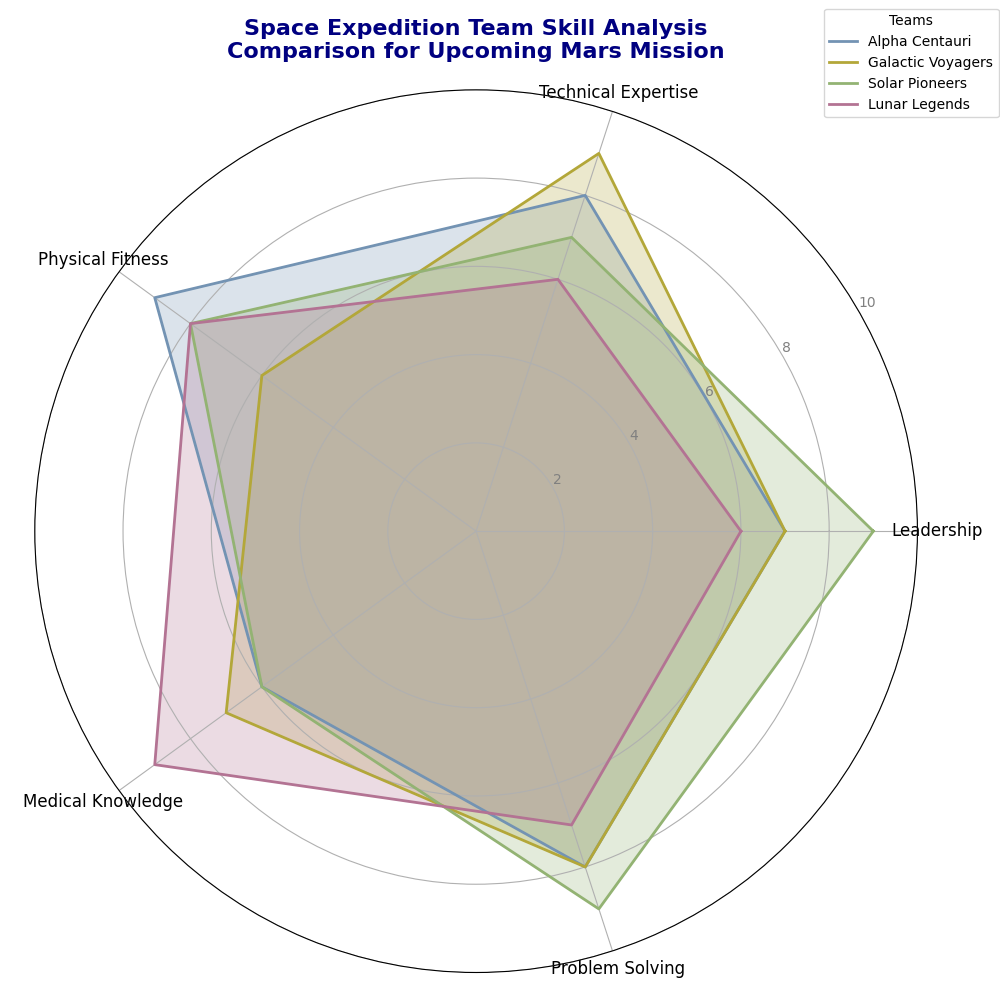

Write the Python code that produced this figure.
import numpy as np
import matplotlib.pyplot as plt
from math import pi

skills = ['Leadership', 'Technical Expertise', 'Physical Fitness', 'Medical Knowledge', 'Problem Solving']
num_skills = len(skills)

teams_scores = {
    'Alpha Centauri': [7, 8, 9, 6, 8],
    'Galactic Voyagers': [7, 9, 6, 7, 8],
    'Solar Pioneers': [9, 7, 8, 6, 9],
    'Lunar Legends': [6, 6, 8, 9, 7],
}

fig, ax = plt.subplots(figsize=(10, 10), subplot_kw=dict(polar=True))

angles = np.linspace(0, 2 * pi, num_skills, endpoint=False).tolist()
angles += angles[:1]

# New set of colors
colors = ['#7393B3', '#B3A739', '#93B373', '#B37393']
for idx, (team, scores) in enumerate(teams_scores.items()):
    scores += scores[:1]
    ax.plot(angles, scores, label=team, linewidth=2, linestyle='solid', color=colors[idx])
    ax.fill(angles, scores, alpha=0.25, color=colors[idx])

plt.xticks(angles[:-1], skills, color='black', size=12)
ax.set_rlabel_position(30)
plt.yticks([2, 4, 6, 8, 10], ["2", "4", "6", "8", "10"], color="grey", size=10)
plt.ylim(0, 10)

ax.set_title('Space Expedition Team Skill Analysis\nComparison for Upcoming Mars Mission', 
              size=16, color='navy', weight='bold', pad=20, va='bottom')

plt.legend(loc='upper right', bbox_to_anchor=(1.1, 1.1), title="Teams")
plt.tight_layout()

plt.show()
